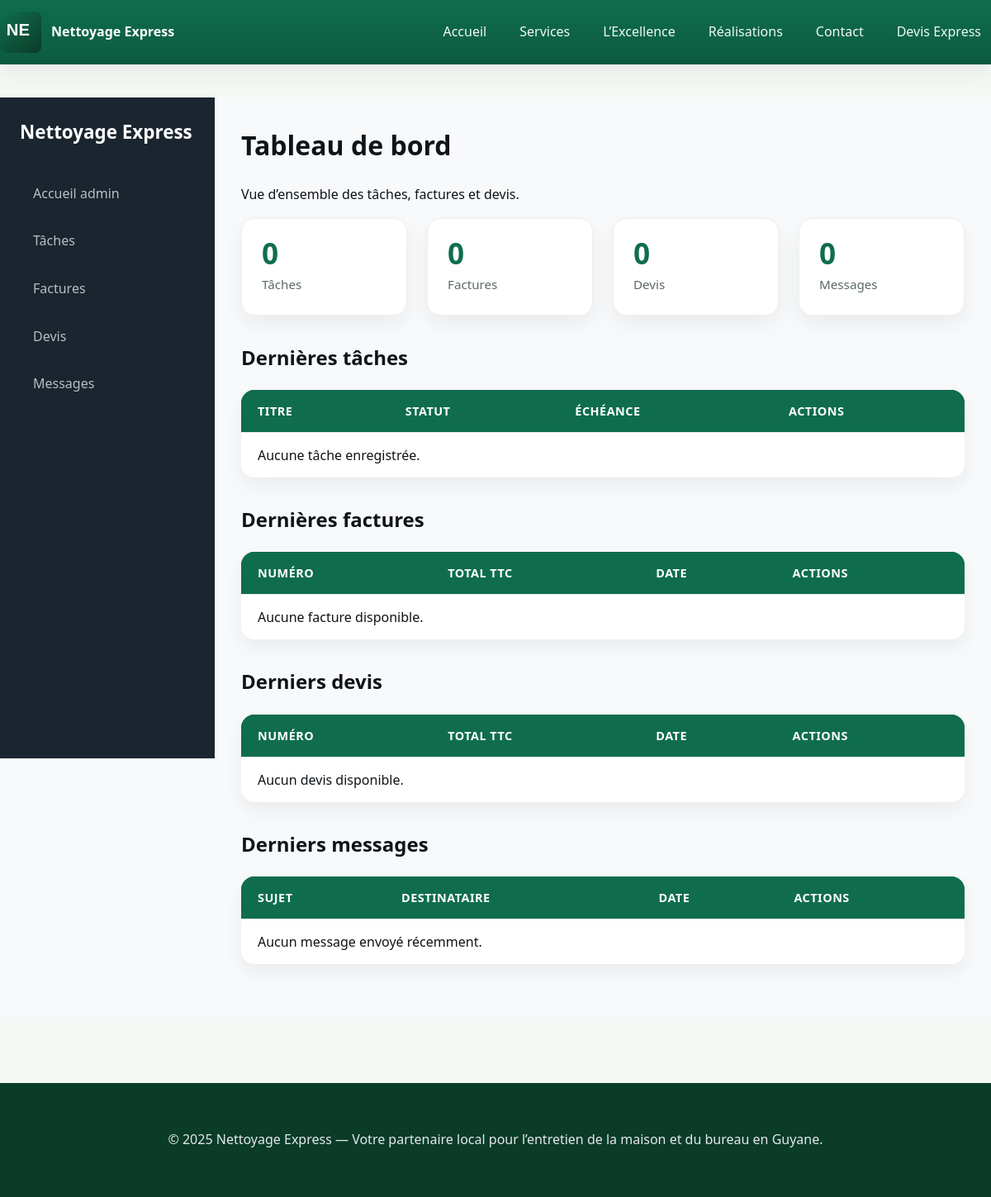
/dashboard/ (signed in), run on an earlier commit of the app's database.
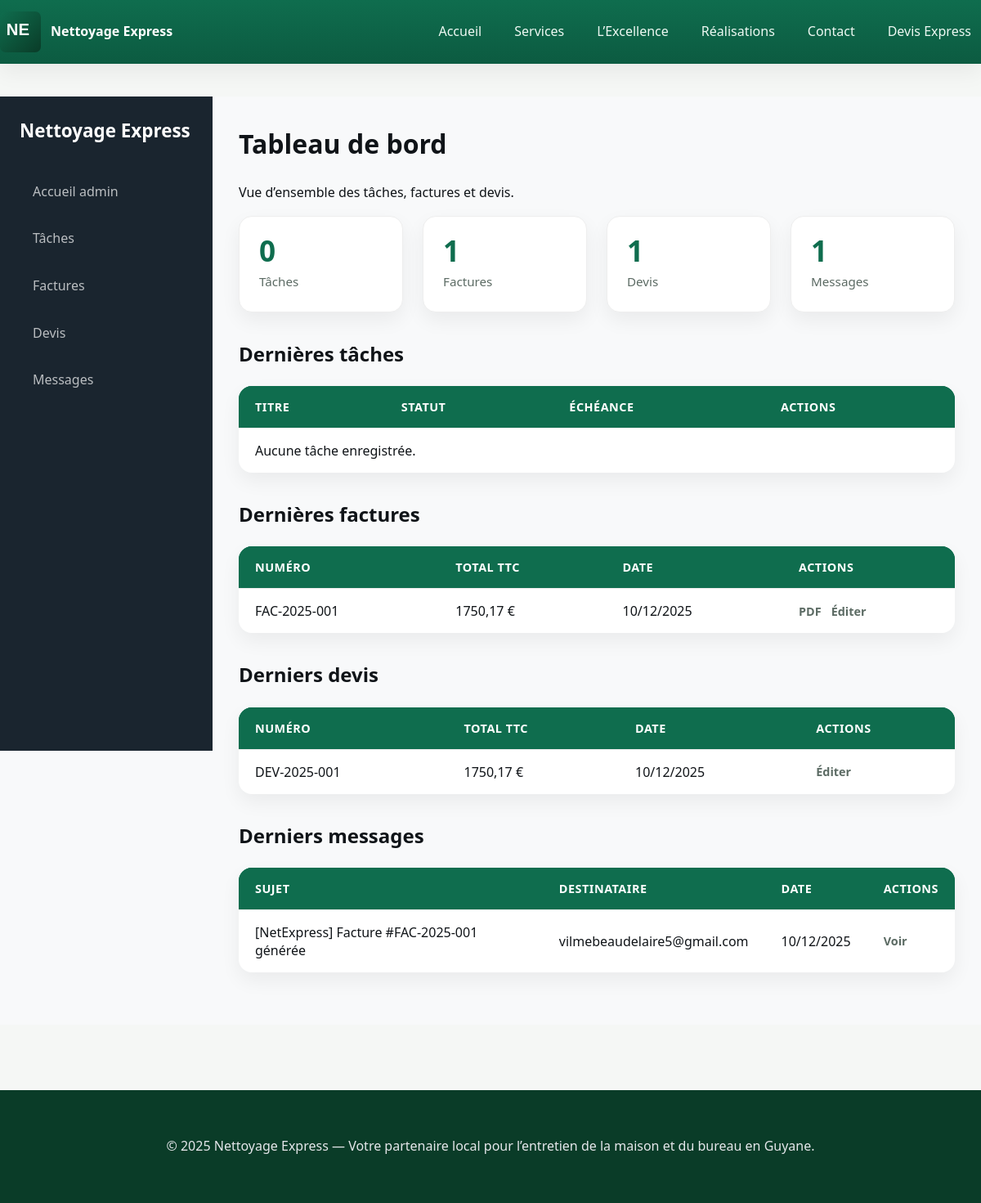
And on a later commit of the database.
### factures/models.py (models this page shows, shortened)
class Invoice(models.Model):
    class InvoiceStatus(models.TextChoices):
        DRAFT = "draft", _("Brouillon")
        REFACTURATION = "refacturation", _("Refacturation")
        AVOIR = "avoir", _("Avoir")
        DEMO = "demo", _("Devis")
        SENT = "sent", _("Envoyée")
        PAID = "paid", _("Payée")
        PARTIAL = "partial", _("Partiellement payée")
        OVERDUE = "overdue", _("En retard")
    quote = models.ForeignKey("devis.Quote", on_delete=models.SET_NULL, null=True, blank=True, related_name="invoices")
    number = models.CharField(
        max_length=20,
        unique=True,
        blank=True,
        help_text="Numéro FAC-AAAA-XXX, généré automatiquement si vide."
    )
    issue_date = models.DateField(default=date.today)
    due_date = models.DateField(null=True, blank=True)
    status = models.CharField( max_length=20, choices=InvoiceStatus.choices, default=InvoiceStatus.DRAFT)
    created_at = models.DateTimeField(auto_now_add=True)
    total_ht = models.DecimalField(max_digits=10, decimal_places=2, default=Decimal("0.00"))
    tva = models.DecimalField(max_digits=10, decimal_places=2, default=Decimal("0.00"))
    total_ttc = models.DecimalField(max_digits=10, decimal_places=2, default=Decimal("0.00"))
    discount = models.DecimalField(max_digits=10, decimal_places=2, default=Decimal("0.00"))
    amount = models.DecimalField(max_digits=10, decimal_places=2, default=Decimal("0.00"))
    notes = models.TextField(blank=True, default="")
    payment_terms = models.TextField(blank=True, default="")
    pdf = models.FileField(upload_to="factures", blank=True, null=True)
    class Meta:
        ordering = ["-issue_date", "-number"]
        indexes = [models.Index(fields=["number", "issue_date"])]
        verbose_name = _("facture")
        verbose_name_plural = _("factures")

### devis/models.py (models this page shows, shortened)
class Quote(models.Model):
    STATUS_CHOICES = [
        ("draft", "Brouillon"),
        ("sent", "Envoyé"),
        ("accepted", "Accepté"),
        ("rejected", "Rejeté"),
    ]
    number = models.CharField(
        max_length=20,
        unique=True,
        blank=True,
        help_text="Numéro de devis format DEV-AAAA-XXX, généré automatiquement."
    )
    client = models.ForeignKey(Client, on_delete=models.CASCADE, related_name="quotes")
    service = models.ForeignKey(
        Service,
        on_delete=models.SET_NULL,
        null=True,
        blank=True,
        related_name="quotes",
        help_text="Service principal demandé (optionnel si plusieurs items)."
    )
    message = models.TextField(blank=True)
    status = models.CharField(max_length=20, choices=STATUS_CHOICES, default="draft")
    issue_date = models.DateField(default=date.today)
    valid_until = models.DateField(null=True, blank=True)
    notes = models.TextField(blank=True)
    created_at = models.DateTimeField(auto_now_add=True)
    total_ht = models.DecimalField(max_digits=10, decimal_places=2, default=Decimal("0.00"))
    tva = models.DecimalField(max_digits=10, decimal_places=2, default=Decimal("0.00"))
    total_ttc = models.DecimalField(max_digits=10, decimal_places=2, default=Decimal("0.00"))
    pdf = models.FileField(upload_to="devis", blank=True, null=True)
    @property
    def items(self) -> List["QuoteItem"]:
        return self.quote_items.all()

### messaging/models.py (models this page shows, shortened)
class EmailMessage(models.Model):
    STATUS_DRAFT = "draft"
    STATUS_SENT = "sent"
    STATUS_FAILED = "failed"
    STATUS_CHOICES = [
        (STATUS_DRAFT, "Brouillon"),
        (STATUS_SENT, "Envoyé"),
        (STATUS_FAILED, "Échec"),
    ]
    recipient = models.CharField(
        max_length=500,
        help_text="Adresse(s) e‑mail des destinataires, séparées par des virgules."
    )
    cc = models.CharField(
        max_length=500,
        blank=True,
        help_text="Adresses e‑mail en copie carbone, séparées par des virgules."
    )
    subject = models.CharField(max_length=255)
    body = models.TextField()
    attachment = models.FileField(
        upload_to="messages/attachments",
        blank=True,
        null=True,
        help_text="Fichier à joindre au message, facultatif."
    )
    created_at = models.DateTimeField(auto_now_add=True)
    sent_at = models.DateTimeField(null=True, blank=True)
    status = models.CharField(
        max_length=20,
        choices=STATUS_CHOICES,
        default=STATUS_DRAFT,
    )
    error_message = models.TextField(blank=True)
    class Meta:
        ordering = ["-created_at"]
        verbose_name = "message envoyé"
        verbose_name_plural = "messages envoyés"

### core/views.py (the view)
# urls.py: path("dashboard/", views.dashboard, name="dashboard"),
@staff_member_required
def dashboard(request):
    tasks = Task.objects.all().order_by("-created_at")[:5]
    quotes = Quote.objects.all().order_by("-issue_date")[:5]
    invoices = Invoice.objects.all().order_by("-issue_date")[:5]
    email_messages = EmailMessage.objects.all().order_by("-created_at")[:5]
    return render(
        request,
        "core/dashboard.html",
        {
            "tasks": tasks,
            "quotes": quotes,
            "invoices": invoices,
            "recent_messages": email_messages,
        },
    )

### templates/core/dashboard.html (shortened to what the changed rows need)
{% extends "base.html" %}
{% block content %}
<div class="admin-dashboard">
  <main class="dashboard-content">
    <h1 style="margin-top:0">Tableau de bord</h1>
    <div class="kpis">
      <div class="kpi-card">
        <div class="kpi-value">{{ invoices|length }}</div>
        <div class="kpi-label">Factures</div>
      </div>
      <div class="kpi-card">
        <div class="kpi-value">{{ quotes|length }}</div>
        <div class="kpi-label">Devis</div>
      </div>
      <div class="kpi-card">
        <div class="kpi-value">{{ recent_messages|length }}</div>
        <div class="kpi-label">Messages</div>
      </div>
    </div>
    <h2>Dernières tâches</h2>
    <table class="dashboard-table">
      <thead>
        <tr><th>Titre</th><th>Statut</th><th>Échéance</th><th>Actions</th></tr>
      </thead>
    </table>
    <h2>Dernières factures</h2>
    <table class="dashboard-table">
      <thead><tr><th>Numéro</th><th>Total TTC</th><th>Date</th><th>Actions</th></tr></thead>
      <tbody>
        {% for inv in invoices %}
        <tr>
          <td>{{ inv.number }}</td>
          <td>{{ inv.total_ttc }} €</td>
          <td>{{ inv.issue_date|date:'d/m/Y' }}</td>
          <td>
            <div class="action-links">
              {% if inv.pdf %}<a href="{{ inv.pdf.url }}" target="_blank">PDF</a>{% endif %}
              {% if perms.factures.change_invoice %}<a href="{% url 'admin:factures_invoice_change' inv.pk %}">Éditer</a>{% endif %}
            </div>
          </td>
        </tr>
        {% empty %}
        <tr><td colspan="4">Aucune facture disponible.</td></tr>
        {% endfor %}
      </tbody>
    </table>
    <h2>Derniers devis</h2>
    <table class="dashboard-table">
      <thead><tr><th>Numéro</th><th>Total TTC</th><th>Date</th><th>Actions</th></tr></thead>
      <tbody>
        {% for q in quotes %}
        <tr>
          <td>{% if q.pdf %}<a href="{% url 'devis:download' q.pk %}" target="_blank">{{ q.number }}</a>{% else %}{{ q.number }}{% endif %}</td>
          <td>{{ q.total_ttc }} €</td>
          <td>{{ q.issue_date|date:'d/m/Y' }}</td>
          <td>
            <div class="action-links">
              {% if perms.devis.change_quote %}<a href="{% url 'admin:devis_quote_change' q.pk %}">Éditer</a>{% endif %}
            </div>
          </td>
        </tr>
        {% empty %}
        <tr><td colspan="4">Aucun devis disponible.</td></tr>
        {% endfor %}
      </tbody>
    </table>
    <h2>Derniers messages</h2>
    <table class="dashboard-table">
      <thead><tr><th>Sujet</th><th>Destinataire</th><th>Date</th><th>Actions</th></tr></thead>
      <tbody>
        {% for m in recent_messages %}
        <tr>
          <td>{{ m.subject }}</td>
          <td>{{ m.recipient }}</td>
          <td>{{ m.created_at|date:'d/m/Y' }}</td>
          <td>
            <div class="action-links">
              <a href="{% url 'messaging:detail' m.pk %}">Voir</a>
            </div>
          </td>
        </tr>
        {% empty %}
        <tr><td colspan="4">Aucun message envoyé récemment.</td></tr>
        {% endfor %}
      </tbody>
    </table>
  </main>
</div>
{% endblock %}

What changed in the data, as far as the page shows it:
added Invoice: number "FAC-2025-001", total_ttc "1750,17", issue_date "10/12/2025"
added Quote: number "DEV-2025-001", total_ttc "1750,17", issue_date "10/12/2025"
added EmailMessage: subject "[NetExpress] Facture #FAC-2025-001 générée", recipient "vilmebeaudelaire5@gmail.com", created_at "10/12/2025"
Also different on the page:
{{ invoices|length }}: "0" → "1"
{{ quotes|length }}: "0" → "1"
{{ recent_messages|length }}: "0" → "1"
text no longer shown: "Aucune facture disponible. Aucun devis disponible. Aucun message envoyé récemment."
